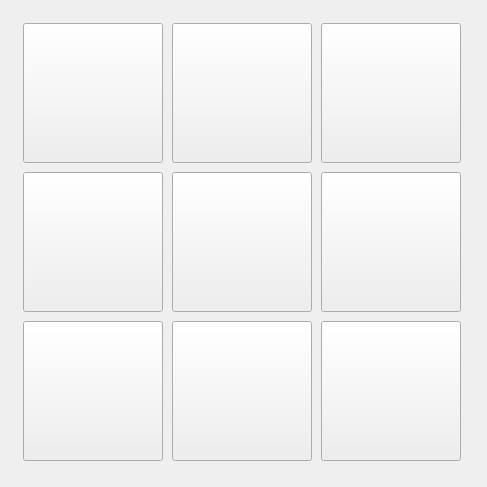
                    <widget class="QWidget" name="Page1">
                     <layout class="QHBoxLayout" name="horizontalLayout_132">
                      <item>
                       <widget class="QWidget" name="widget_40" native="true">
                        <property name="sizePolicy">
                         <sizepolicy hsizetype="Fixed" vsizetype="Fixed">
                          <horstretch>0</horstretch>
                          <verstretch>0</verstretch>
                         </sizepolicy>
                        </property>
                        <property name="minimumSize">
                         <size>
                          <width>465</width>
                          <height>465</height>
                         </size>
                        </property>
                        <property name="maximumSize">
                         <size>
                          <width>465</width>
                          <height>465</height>
                         </size>
                        </property>
                        <property name="styleSheet">
                         <string notr="true"/>
                        </property>
                        <layout class="QGridLayout" name="gridLayout_7">
                         <item row="0" column="0">
                          <widget class="SubCallButton" name="probe_back_left_top_corner">
                           <property name="sizePolicy">
                            <sizepolicy hsizetype="Fixed" vsizetype="Fixed">
                             <horstretch>0</horstretch>
                             <verstretch>0</verstretch>
                            </sizepolicy>
                           </property>
                           <property name="minimumSize">
                            <size>
                             <width>140</width>
                             <height>140</height>
                            </size>
                           </property>
                           <property name="focusPolicy">
                            <enum>Qt::NoFocus</enum>
                           </property>
                           <property name="icon">
                            <iconset resource="../resources.qrc">
                             <normaloff>:/images/back_left_outside_corner.png</normaloff>:/images/back_left_outside_corner.png</iconset>
                           </property>
                           <property name="iconSize">
                            <size>
                             <width>130</width>
                             <height>130</height>
                            </size>
                           </property>
                           <property name="filename" stdset="0">
                            <string>probe_back_left_top_corner.ngc</string>
                           </property>
                          </widget>
                         </item>
                         <item row="0" column="4">
                          <widget class="SubCallButton" name="probe_back_right_top_corner">
                           <property name="sizePolicy">
                            <sizepolicy hsizetype="Fixed" vsizetype="Fixed">
                             <horstretch>0</horstretch>
                             <verstretch>0</verstretch>
                            </sizepolicy>
                           </property>
                           <property name="minimumSize">
                            <size>
                             <width>140</width>
                             <height>140</height>
                            </size>
                           </property>
                           <property name="maximumSize">
                            <size>
                             <width>140</width>
                             <height>140</height>
                            </size>
                           </property>
                           <property name="focusPolicy">
                            <enum>Qt::NoFocus</enum>
                           </property>
                           <property name="styleSheet">
                            <string notr="true"/>
                           </property>
                           <property name="text">
                            <string/>
                           </property>
                           <property name="icon">
                            <iconset resource="../resources.qrc">
                             <normaloff>:/images/back_right_outside_corner.png</normaloff>:/images/back_right_outside_corner.png</iconset>
                           </property>
                           <property name="iconSize">
                            <size>
                             <width>130</width>
                             <height>130</height>
                            </size>
                           </property>
                           <property name="filename" stdset="0">
                            <string>probe_back_right_top_corner.ngc</string>
                           </property>
                          </widget>
                         </item>
                         <item row="1" column="4">
                          <widget class="SubCallButton" name="probe_right_top_side">
                           <property name="sizePolicy">
                            <sizepolicy hsizetype="Fixed" vsizetype="Fixed">
                             <horstretch>0</horstretch>
                             <verstretch>0</verstretch>
                            </sizepolicy>
                           </property>
                           <property name="minimumSize">
                            <size>
                             <width>140</width>
                             <height>140</height>
                            </size>
                           </property>
                           <property name="maximumSize">
                            <size>
                             <width>140</width>
                             <height>140</height>
                            </size>
                           </property>
                           <property name="focusPolicy">
                            <enum>Qt::NoFocus</enum>
                           </property>
                           <property name="styleSheet">
                            <string notr="true"/>
                           </property>
                           <property name="text">
                            <string/>
                           </property>
                           <property name="icon">
                            <iconset resource="../resources.qrc">
                             <normaloff>:/images/right_side_edge.png</normaloff>
                             <normalon>:/images/right_side_edge.png</normalon>:/images/right_side_edge.png</iconset>
                           </property>
                           <property name="iconSize">
                            <size>
                             <width>130</width>
                             <height>130</height>
                            </size>
                           </property>
                           <property name="filename" stdset="0">
                            <string>probe_right_top_side.ngc</string>
                           </property>
                          </widget>
                         </item>
                         <item row="1" column="3">
                          <widget class="SubCallButton" name="probe_z_minus_wco_edge">
                           <property name="sizePolicy">
                            <sizepolicy hsizetype="Fixed" vsizetype="Fixed">
                             <horstretch>0</horstretch>
                             <verstretch>0</verstretch>
                            </sizepolicy>
                           </property>
                           <property name="minimumSize">
                            <size>
                             <width>140</width>
                             <height>140</height>
                            </size>
                           </property>
                           <property name="maximumSize">
                            <size>
                             <width>140</width>
                             <height>140</height>
                            </size>
                           </property>
                           <property name="focusPolicy">
                            <enum>Qt::NoFocus</enum>
                           </property>
                           <property name="styleSheet">
                            <string notr="true"/>
                           </property>
                           <property name="text">
                            <string/>
                           </property>
                           <property name="icon">
                            <iconset resource="../resources.qrc">
                             <normaloff>:/images/z_top.png</normaloff>:/images/z_top.png</iconset>
                           </property>
                           <property name="iconSize">
                            <size>
                             <width>130</width>
                             <height>130</height>
                            </size>
                           </property>
                           <property name="filename" stdset="0">
                            <string>probe_z_minus_wco.ngc</string>
                           </property>
                          </widget>
                         </item>
                         <item row="2" column="3">
                          <widget class="SubCallButton" name="probe_front_top_side">
                           <property name="sizePolicy">
                            <sizepolicy hsizetype="Fixed" vsizetype="Fixed">
                             <horstretch>0</horstretch>
                             <verstretch>0</verstretch>
                            </sizepolicy>
                           </property>
                           <property name="minimumSize">
                            <size>
                             <width>140</width>
                             <height>140</height>
                            </size>
                           </property>
                           <property name="maximumSize">
                            <size>
                             <width>140</width>
                             <height>140</height>
                            </size>
                           </property>
                           <property name="focusPolicy">
                            <enum>Qt::NoFocus</enum>
                           </property>
                           <property name="styleSheet">
                            <string notr="true"/>
                           </property>
                           <property name="text">
                            <string/>
                           </property>
                           <property name="icon">
                            <iconset resource="../resources.qrc">
                             <normaloff>:/images/front_middle_edge.png</normaloff>:/images/front_middle_edge.png</iconset>
                           </property>
                           <property name="iconSize">
                            <size>
                             <width>130</width>
                             <height>130</height>
                            </size>
                           </property>
                           <property name="filename" stdset="0">
                            <string>probe_front_top_side.ngc</string>
                           </property>
                          </widget>
                         </item>
                         <item row="0" column="3">
                          <widget class="SubCallButton" name="probe_back_top_side">
                           <property name="sizePolicy">
                            <sizepolicy hsizetype="Fixed" vsizetype="Fixed">
                             <horstretch>0</horstretch>
                             <verstretch>0</verstretch>
                            </sizepolicy>
                           </property>
                           <property name="minimumSize">
                            <size>
                             <width>140</width>
                             <height>140</height>
                            </size>
                           </property>
                           <property name="maximumSize">
                            <size>
                             <width>140</width>
                             <height>140</height>
                            </size>
                           </property>
                           <property name="focusPolicy">
                            <enum>Qt::NoFocus</enum>
                           </property>
                           <property name="styleSheet">
                            <string notr="true"/>
                           </property>
                           <property name="text">
                            <string/>
                           </property>
                           <property name="icon">
                            <iconset resource="../resources.qrc">
                             <normaloff>:/images/back_middle_outside_edge.png</normaloff>:/images/back_middle_outside_edge.png</iconset>
                           </property>
                           <property name="iconSize">
                            <size>
                             <width>130</width>
                             <height>130</height>
                            </size>
                           </property>
                           <property name="filename" stdset="0">
                            <string>probe_back_top_side.ngc</string>
                           </property>
                          </widget>
                         </item>
                         <item row="2" column="0">
                          <widget class="SubCallButton" name="probe_front_left_top_corner">
                           <property name="sizePolicy">
                            <sizepolicy hsizetype="Fixed" vsizetype="Fixed">
                             <horstretch>0</horstretch>
                             <verstretch>0</verstretch>
                            </sizepolicy>
                           </property>
                           <property name="minimumSize">
                            <size>
                             <width>140</width>
                             <height>140</height>
                            </size>
                           </property>
                           <property name="maximumSize">
                            <size>
                             <width>140</width>
                             <height>140</height>
                            </size>
                           </property>
                           <property name="focusPolicy">
                            <enum>Qt::NoFocus</enum>
                           </property>
                           <property name="styleSheet">
                            <string notr="true"/>
                           </property>
                           <property name="text">
                            <string/>
                           </property>
                           <property name="icon">
                            <iconset resource="../resources.qrc">
                             <normaloff>:/images/front_left_outside_corner.png</normaloff>:/images/front_left_outside_corner.png</iconset>
                           </property>
                           <property name="iconSize">
                            <size>
                             <width>130</width>
                             <height>130</height>
                            </size>
                           </property>
                           <property name="filename" stdset="0">
                            <string>probe_front_left_top_corner.ngc</string>
                           </property>
                          </widget>
                         </item>
                         <item row="2" column="4">
                          <widget class="SubCallButton" name="probe_front_right_top_corner">
                           <property name="sizePolicy">
                            <sizepolicy hsizetype="Fixed" vsizetype="Fixed">
                             <horstretch>0</horstretch>
                             <verstretch>0</verstretch>
                            </sizepolicy>
                           </property>
                           <property name="minimumSize">
                            <size>
                             <width>140</width>
                             <height>140</height>
                            </size>
                           </property>
                           <property name="maximumSize">
                            <size>
                             <width>140</width>
                             <height>140</height>
                            </size>
                           </property>
                           <property name="focusPolicy">
                            <enum>Qt::NoFocus</enum>
                           </property>
                           <property name="styleSheet">
                            <string notr="true"/>
                           </property>
                           <property name="text">
                            <string/>
                           </property>
                           <property name="icon">
                            <iconset resource="../resources.qrc">
                             <normaloff>:/images/front_right_outside_corner.png</normaloff>:/images/front_right_outside_corner.png</iconset>
                           </property>
                           <property name="iconSize">
                            <size>
                             <width>130</width>
                             <height>130</height>
                            </size>
                           </property>
                           <property name="filename" stdset="0">
                            <string>probe_front_right_top_corner.ngc</string>
                           </property>
                          </widget>
                         </item>
                         <item row="1" column="0">
                          <widget class="SubCallButton" name="probe_left_top_side">
                           <property name="sizePolicy">
                            <sizepolicy hsizetype="Fixed" vsizetype="Fixed">
                             <horstretch>0</horstretch>
                             <verstretch>0</verstretch>
                            </sizepolicy>
                           </property>
                           <property name="minimumSize">
                            <size>
                             <width>140</width>
                             <height>140</height>
                            </size>
                           </property>
                           <property name="maximumSize">
                            <size>
                             <width>140</width>
                             <height>140</height>
                            </size>
                           </property>
                           <property name="focusPolicy">
                            <enum>Qt::NoFocus</enum>
                           </property>
                           <property name="styleSheet">
                            <string notr="true"/>
                           </property>
                           <property name="text">
                            <string/>
                           </property>
                           <property name="icon">
                            <iconset resource="../resources.qrc">
                             <normaloff>:/images/left_side_edge.png</normaloff>:/images/left_side_edge.png</iconset>
                           </property>
                           <property name="iconSize">
                            <size>
                             <width>130</width>
                             <height>130</height>
                            </size>
                           </property>
                           <property name="filename" stdset="0">
                            <string>probe_left_top_side.ngc</string>
                           </property>
                          </widget>
                         </item>
                        </layout>
                       </widget>
                      </item>
                     </layout>
                    </widget>
